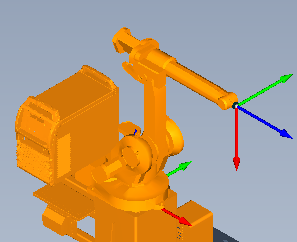
#> input picture TempImage/断言机器人添加成功.png, 297 x 242 px, given as the content of the folder D:/Testpicture, which was not available
$ python pictureTest.py   (older library calls are emulated)
#> lines starting #> are read from the running program, lines starting #| are printed output that depends on the picture; long printed decimals are rounded; pictures that were not available may be replaced by others from this repository, and a replacement may not be noted
import cv2
import os


def batch_test_image_sharpness(image_folder):
#> called with image_folder = 'D:\\Testpicture'
    image_list = [(os.path.join(image_folder, filename), 0) for filename in os.listdir(image_folder)
                  if filename.lower().endswith(('.jpg', '.jpeg', '.png'))]

    for i, (image_path, _) in enumerate(image_list):
        # 读取图像并转为灰度图
        image = cv2.imread(image_path, cv2.IMREAD_GRAYSCALE)
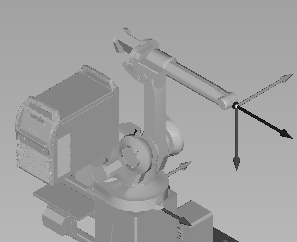
#> image: shape (242, 297); min 7, max 242, mean 159.6
        # 计算清晰度得分
        sharpness_score = cv2.Laplacian(image, cv2.CV_64F).var()
#> sharpness_score = 1005
        # 更新图像列表中的清晰度得分
        image_list[i] = (image_path, sharpness_score)

    # 按照清晰度得分降序排列
    image_list.sort(key=lambda x: x[1], reverse=True)

    # 重新命名照片名字
    for i, (image_path, sharpness_score) in enumerate(image_list):
        new_filename = f"{i + 1}_{sharpness_score:.2f}.jpg"
        new_path = os.path.join(image_folder, new_filename)
        os.rename(image_path, new_path)
        image_list[i] = (new_path, sharpness_score)
#> this loop made 1 pass
#> (image_path, sharpness_score, new_filename) on pass 1: ('D:\\Testpicture/断言机器人添加成功.png', 1005, '1_1005.00.jpg')
#> after the loop, image_list = [('D:\\Testpicture/1_1005.00.jpg', 1005)]

    return image_list


# 测试代码
if __name__ == '__main__':
    image_folder = 'D:\Testpicture'
    result = batch_test_image_sharpness(image_folder)
#> result = [('D:\\Testpicture/1_1005.00.jpg', 1005)]

    # 在输出窗口竖直排列输出结果
    for item in result:
        print(item[0], item[1], '\n')
#> this loop made 1 pass
#| D:\Testpicture/1_1005.00.jpg 1005.000

    input("Press Enter to exit...")

$ run again, on TempImage/断言焊接地轨添加成功.png
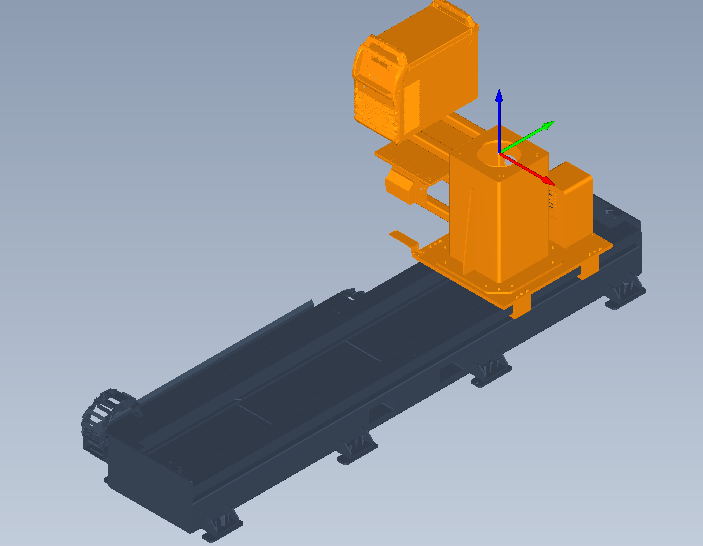
#> input picture TempImage/断言焊接地轨添加成功.png, 703 x 546 px, given as the content of the folder D:/Testpicture, which was not available
#> in batch_test_image_sharpness, `image = cv2.imread(image_path, cv2.IMREAD_GRAYSCALE)`:
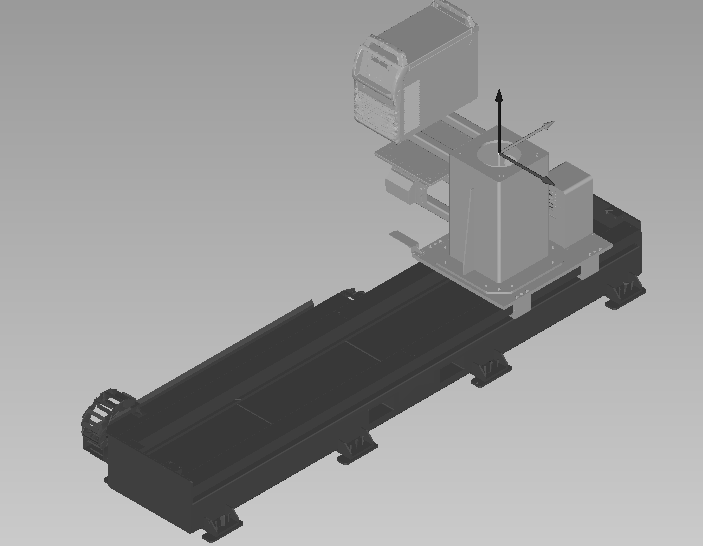
#> image: shape (546, 703); min 12, max 249, mean 153
#> in batch_test_image_sharpness, `sharpness_score = cv2.Laplacian(image, cv2.CV_64F).var()`: sharpness_score = 442.5
#> the loop in batch_test_image_sharpness, `for i, (image_path, sharpness_score) in enumerate(image_list):` made 1 pass
#> (image_path, sharpness_score, new_filename) on pass 1: ('D:\\Testpicture/断言焊接地轨添加成功.png', 442.5, '1_442.54.jpg')
#> after the loop in batch_test_image_sharpness, `for i, (image_path, sharpness_score) in enumerate(image_list):`: image_list = [('D:\\Testpicture/1_442.54.jpg', 442.5)]
#> the loop `for item in result:` made 1 pass
#> (printed output is left out)
